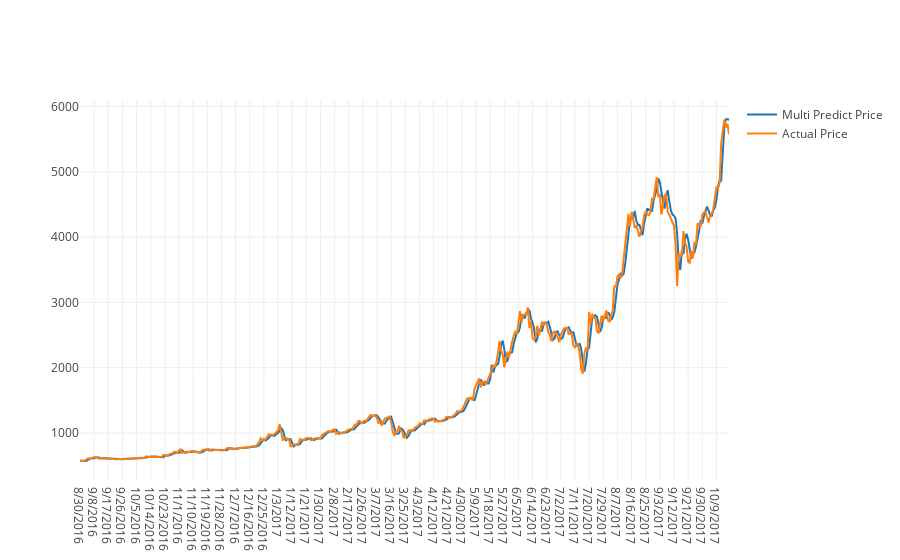

The notebook cell saved with this chart:
### Code cell
actual_chart = go.Scatter(x=predictDates, y=inv_y, name= 'Actual Price')
multi_predict_chart = go.Scatter(x=predictDates, y=inv_yhat, name= 'Multi Predict Price')
predict_chart = go.Scatter(x=predictDates, y=yhat_reshape, name= 'Predict Price')
py.iplot([predict_chart, multi_predict_chart, actual_chart])

### Figure 1 — Plotly figure (JSON) as saved in the notebook; plotly's stock layout.template omitted (floating-point values rounded to 4 significant figures; data arrays with more than 128 entries replaced by an {"elided": "..."} marker saying what was removed)
{"data": [{"name": "Multi Predict Price", "type": "scatter", "x": {"elided": "414 str values"}, "y": {"elided": "414 float values"}}, {"name": "Actual Price", "type": "scatter", "x": {"elided": "414 str values"}, "y": {"elided": "414 float values"}}], "layout": {}}
